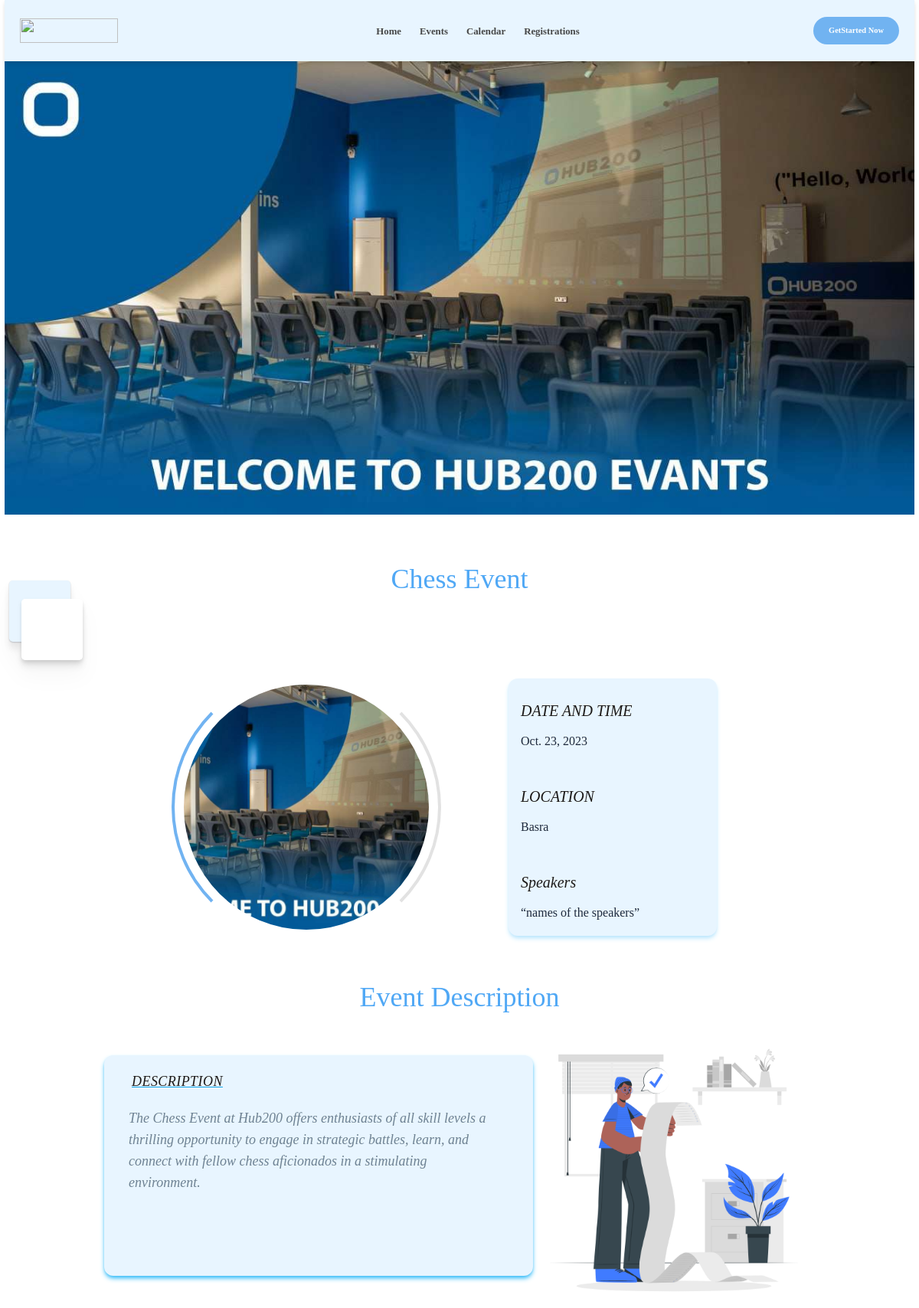
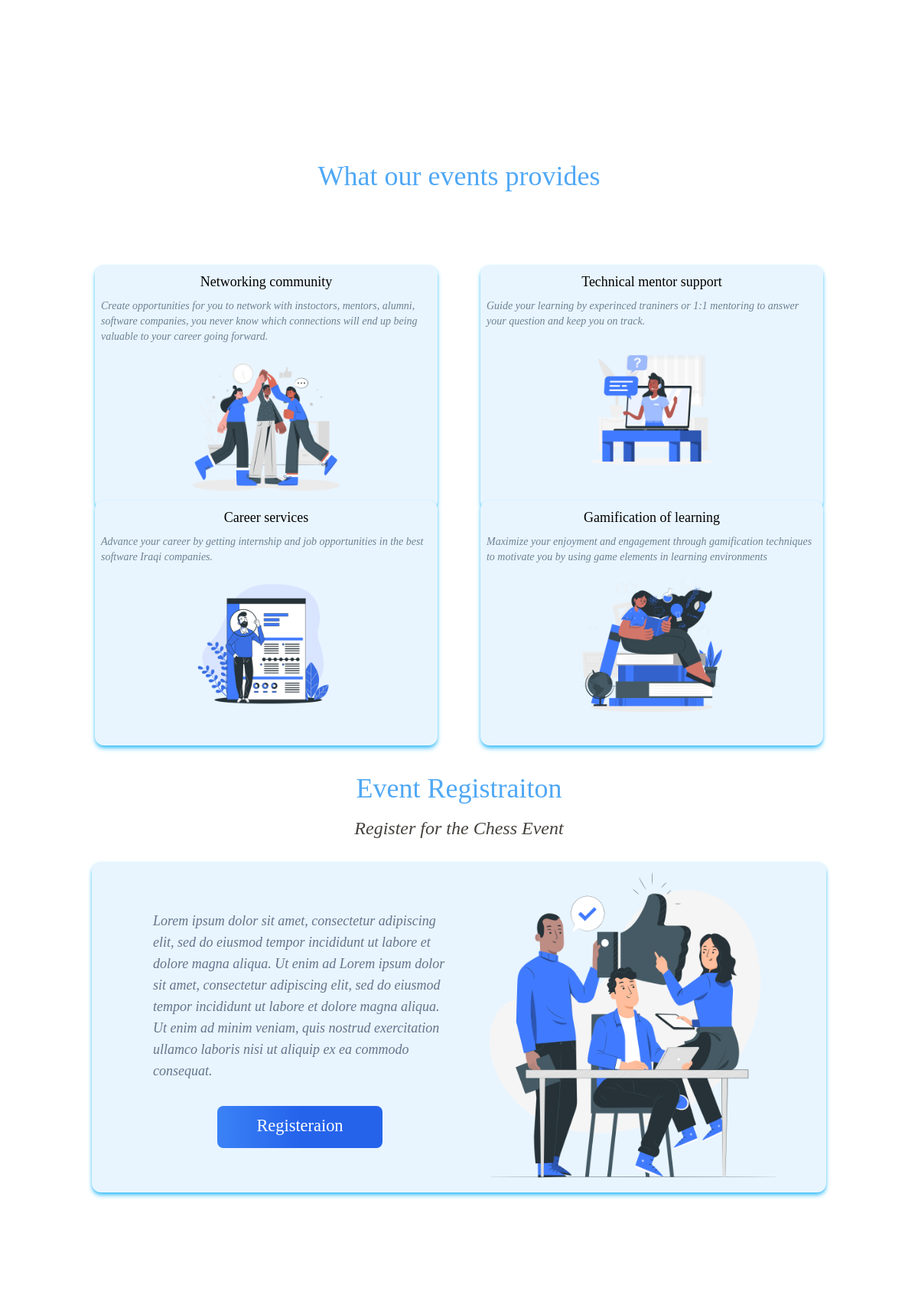
Screenshot of /display_event/2 (upper part) with the database file from the repository (2 pictures, top to bottom).
### ActivityEvents/models.py (models this page shows, shortened)
class Events(models.Model):
    title = models.CharField(max_length=50)
    description = models.TextField()
    event_date = models.DateField(default=timezone.now().date(),null=True)
    location = models.CharField(max_length=50)
    image = models.ImageField(upload_to='images/',null=True)
    status = models.BooleanField( default=True)

### ActivityEvents/views.py (the view)
# urls.py: path("display_event/<int:event_id>", views.display_event, name="display_event"),
def display_event(request,event_id):
    event = Events.objects.get(id=event_id)
    return render(request,'ActivityEvents/display_event.html',{'event':event})

### ActivityEvents/context_processors.py (called while the page is built)
def navigation_links(request):
    navigation_links = [
        {'text': 'Home', 'href': 'home'},
        {'text': 'Events', 'href': 'events'},
        {'text': 'Calendar', 'href': 'calendar'},
        {'text': 'Registrations', 'href': 'registrations'},
    ]
    return {'navigationlinks': navigation_links}

### ActivityEvents/templates/ActivityEvents/display_event.html (shortened to what this page needs)
{% extends "ActivityEvents/layout.html" %}
{% load static %}
{% block body %}
<section class="relative w-[99%] mx-auto flex flex-col justify-center items-center">
        <section class="xl:h-[30rem] lg:h-[37rem] md:h-[31rem]  w-full">
           <img class="w-full h-full " src="{% static 'ActivityEvents/details_image_page.jpg'%}" alt="">
        </section>
    <h1 class="mt-[4rem]  xl:text-5xl lg:text-4xl md:text-3xl font-medium text-[#50A8F5]">{{event.title}}</h1>
    <section class="pt-3 w-[99%]   xl:h-[28rem] lg:h-[26rem] md:h-[22rem]  flex flex-col justify-center items-center">
        <div class="w-full h-full flex justify-first items-first">
            <div class="xl:w-[5.5rem] xl:h-[5.5rem] lg:w-[5rem] lg:h-[5rem] md:w-[4.5rem] md:h-[4.5rem] bg-[#E8F5FF]  drop-shadow-xl shadow-[#BABDC2] shadow-sm  rounded-[0.3rem]  relative">
                <div class="xl:w-[5.5rem] xl:h-[5rem] lg:w-[5rem] lg:h-[5rem] md:w-[4.5rem] md:h-[4.5rem] bg-white  absolute mt-[1.5rem]  rounded-[0.3rem] left-[1rem] drop-shadow-md  "></div>
            </div>
</div>
        <div class="xl:w-[65rem] xl:h-[30rem] lg:w-[60rem] lg:h-[28rem] md:w-[55rem] md:h-[25rem] flex flex-row justify-center items-center relative ">
            <div class="content xl:w-[29rem] xl:h-[29rem] lg:w-[27rem] lg:h-[27rem] md:w-[25rem] md:h-[25rem] ml-[4rem] ">
                <div class=" xl:w-[22rem] xl:h-[22rem] lg:w-[20rem] lg:h-[20rem] md:w-[17rem] md:h-[17rem]  rounded-full  ">
                    <img class="w-full h-full rounded-full object-cover" src="{% static 'ActivityEvents/details_image_page.jpg'%}" alt="">
                </div>
            </div>
            <div id="post-1" class="xl:w-[19rem] xl:h-[23rem] lg:w-[17rem]  lg:h-[21rem] md:w-[15rem]  md:h-[19rem]   bg-[#E8F5FF] rounded-xl shadow-md overflow-hidden xl:mt-[3rem] lg:mt-[3rem] md:mt-[2.5rem]  shadow-sky-200 ml-[25rem] ">
                  <div class="p-2 ml-2 h-full w-full xl:mt-[2rem] lg:mt-[1rem]">
                    <h1 class="  text-indigo-500  text-stone-900 text-black-900 italic xl:text-2xl lg:text-xl md:text-lg mt-1 font-medium">DATE AND TIME</h1>
                    <p class=" mt-1 text-3g leading-tight text-slate-800 mt-4">{{event.event_date}} </p>
                    <br/>
                    <h1 class="  text-indigo-500  text-stone-900 text-black-900 xl:text-2xl lg:text-xl md:text-lg italic  mt-6 font-medium">LOCATION</h1>
                    <p class=" mt-1 text-3g leading-tight text-slate-800 mt-4">{{event.location}}</p>
                    <br/>
                    <h1 class="  text-indigo-500  text-stone-900 text-black-900 xl:text-2xl lg:text-xl md:text-lg italic  mt-6 font-medium">Speakers</h1>
                    <p class=" mt-1 text-3g leading-tight text-slate-800 mt-4">“names of the speakers”</p>
                  </div>
              </div>
        </div>
    </section>
    <section class="section-2  pt-3 w-[99%] xl:h-[30rem] lg:h-[28rem] md:h-[25rem] mt-[3rem] flex flex-col justify-center items-center ">
        <h1 class="mt-[3rem] mb-[1rem] xl:text-5xl lg:text-4xl md:text-3xl font-medium text-[#50A8F5]">Event Description</h1>
<div class="xl:w-[65rem] xl:h-[25rem] lg:w-[60rem] lg:h-[23rem] flex flex-row justify-center items-center">
        <div id="post-1" class="xl:w-[40rem] xl:h-[20rem] lg:w-[35rem] lg:h-[18rem] md:w-[33rem] md:h-[17.5rem] max-w-md  flex flex-row justify-center items-center bg-[#E8F5FF] rounded-xl shadow-md overflow-hidden md:max-w-2xl  p-3  shadow-sky-400">
                  <div class="p-2 w-full h-full">
                    <h1 class="uppercase tracking-wide text-sm text-indigo-500 text-stone-900 text-black-500 italic xl:text-xl lg:text-lg md:text-lg mb-2 ml-4 underline decoration-solid underline decoration-sky-500">Description</h1>
                    <p class="block mt-1 leading-tight text-[#6E8292] p-3 xl:text-xl lg:text-lg md:text-md mr-3 italic">{{event.description}}</p>
                  </div>
              </div>
<img class="xl:w-[25rem] xl:h-[25rem] lg:w-[23rem] lg:h-[23rem] md:w-[21rem] md:h-[21rem]" src="{% static 'ActivityEvents/Readinglistcuate.png' %}" alt="">
</div>
    </section>
    <section class="pt-3 w-[99%] xl:h-[50rem] lg:h-[45rem] md:h-[40rem] mt-[7rem] mb-[7rem] flex flex-col justify-center items-center">
        <h1 class="mt-[3rem] mb-[1rem] xl:text-5xl lg:text-4xl md:text-3xl font-medium text-[#50A8F5]">What our events provides</h1>
        <div class="xl:w-[65rem] xl:h-[27.5rem] lg:w-[60rem] lg:h-[25.5rem] grid grid-cols-2 grid-rows-2 gap-[3rem] mt-[5rem]">
                      <div class="xl:w-[30rem] xl:h-[21rem] lg:w-[28rem] lg:h-[20rem] md:w-[25rem] md:h-[17rem] max-w-md mx-auto bg-[#E8F5FF] rounded-xl shadow-md overflow-hidden md:max-w-2xl shadow-lg  shadow-sky-400">
                          <div class="p-2 w-full flex flex-col justify-center items-center">
                            <h1 class="xl:text-lg lg:text-lg md:text-md font-medium">Networking community</h1>
                            <p class="mt-2 text-[#6E8292] text-sm text-left italic">Create opportunities for you to network with instoctors, mentors, alumni, software companies, you never know which connections will end up being valuable to your career going forward.</p>
                            <img class="xl:w-[15rem] xl:h-[15rem] lg:w-[13rem] lg:h-[13rem] md:w-[10rem] md:h-[10rem]" src="{% static 'ActivityEvents/Teamspiritcuate.png' %}" alt="">
                          </div>
                      </div>
                      <div class="xl:w-[30rem] xl:h-[21rem] lg:w-[28rem] lg:h-[20rem] md:w-[25rem] md:h-[17rem] max-w-md mx-auto bg-[#E8F5FF] rounded-xl shadow-md overflow-hidden md:max-w-2xl shadow-lg  shadow-sky-400">
                        <div class="p-2 w-full flex flex-col justify-center items-center">
                          <h1 class="xl:text-lg lg:text-lg md:text-md font-medium">Technical mentor support</h1>
                          <p class="mt-2 text-[#6E8292] text-sm text-left italic">Guide your learning by experinced traniners or 1:1 mentoring to answer your question and keep you on track.</p>
                          <img class="xl:w-[15rem] xl:h-[15rem] lg:w-[13rem] lg:h-[13rem] md:w-[10rem] md:h-[10rem]" src="{% static 'ActivityEvents/ActiveSupportrafiki.png' %}" alt="">
                        </div>
                    </div>
                    <div class="xl:w-[30rem] xl:h-[21rem] lg:w-[28rem] lg:h-[20rem] md:w-[25rem] md:h-[17rem] xl:mt-[7rem] lg:mt-[5rem] md:mt-[1rem] max-w-md mx-auto bg-[#E8F5FF] rounded-xl shadow-md overflow-hidden md:max-w-2xl shadow-lg  shadow-sky-400">
                        <div class="p-2 w-full flex flex-col justify-center items-center">
                          <h1 class="xl:text-lg lg:text-lg md:text-md font-medium">Career services</h1>
                          <p class="mt-2 text-[#6E8292] text-sm text-left italic">Advance your career by getting internship and job opportunities in the best software Iraqi companies.</p>
                          <img class="xl:w-[15rem] xl:h-[15rem] lg:w-[13rem] lg:h-[13rem] md:w-[10rem] md:h-[10rem]" src="{% static 'ActivityEvents/Resumebro.png' %}" alt="">
                        </div>
                    </div>
                    <div class="xl:w-[30rem] xl:h-[21rem] lg:w-[28rem] lg:h-[20rem] md:w-[25rem] md:h-[17rem]  xl:mt-[7rem] lg:mt-[5rem] md:mt-[1rem] max-w-md mx-auto bg-[#E8F5FF] rounded-xl shadow-md overflow-hidden md:max-w-2xl shadow-lg  shadow-sky-400">
                        <div class="p-2 w-full flex flex-col justify-center items-center">
                          <h1 class="xl:text-lg lg:text-lg md:text-md font-medium">Gamification of learning</h1>
                          <p class="mt-2 text-[#6E8292] text-sm text-left italic">Maximize your enjoyment and engagement through gamification techniques to motivate you by using game elements in learning environments</p>
                          <img class="xl:w-[15rem] xl:h-[15rem] lg:w-[13rem] lg:h-[13rem] md:w-[10rem] md:h-[10rem]" src="{% static 'ActivityEvents/Knowledgecuate.png' %}" alt="">
                        </div>
                    </div>
        </div>
    </section>
    <section class="pt-3 w-[99%] xl:h-[40rem] lg:h-[35rem] lg:h-[30rem] mt-[5rem] mb-[5rem] flex flex-col justify-center items-center">
        <h1 class=" xl:text-5xl lg:text-4xl md:text-3xl text-[#50A8F5]">Event Registraiton</h1>
        <h1 class=" xl:text-2xl lg:text-2xl md:text-xl  mb-7 italic  text-stone-700 mt-[1rem] ">Register for the {{event.title}}</h1>
      <div class="xl:w-[65rem] xl:h-[30rem] lg:w-[60rem] lg:h-[27rem] md:w-[55rem] md:h-[24rem] flex flex-row justify-center items-center bg-[#E8F5FF] rounded-xl shadow-md mb-3  shadow-sky-400">
          <div class="p-8 xl:w-[30rem] xl:h-[30rem] lg:w-[28rem] lg:h-[28rem] flex flex-col justify-center items-center">
            <p class="mt-2 text-slate-500 xl:text-xl lg:text-lg md:text-md text-left mt-3 italic">Lorem ipsum dolor sit amet, consectetur adipiscing elit, sed do eiusmod tempor incididunt ut labore et dolore magna aliqua. Ut enim ad Lorem ipsum dolor sit amet, consectetur adipiscing elit, sed do eiusmod tempor incididunt ut labore et dolore magna aliqua. Ut enim ad minim veniam, quis nostrud exercitation ullamco laboris nisi ut aliquip ex ea commodo consequat.</p>
            <br/>
            <button type="button" class="text-white bg-gradient-to-r from-blue-500 via-blue-600 to-blue-600 hover:bg-gradient-to-br focus:ring-4 focus:outline-none focus:ring-blue-300 dark:focus:ring-blue-800 font-medium rounded-lg text-sm xl:px-[3.5rem] xl:py-[1rem] lg:px-[3.2rem] lg:py-[1rem] md:px-[2rem] md:py-[0.9rem]  text-center  mb-2 mt-2"><a class="text-[1.4rem]" href="{% url 'registrations' %}">Registeraion</a></button>
          </div>
          <img class="xl:w-[30rem] lg:w-[26rem] xl:w-[24rem] h-full" src="{% static 'ActivityEvents/Goodteampana.png' %}" alt="">
      </div>
    </section>
</section>
{% endblock %}

### ActivityEvents/static/ActivityEvents/styless.css (style rules this page uses)
body { font-family: "Proxima Nova", "Verdana", "Avenir Next"; }

### ActivityEvents/templates/ActivityEvents/display_event.html (style rules this page uses)
.content { border-radius: 50%; position: absolute; inset: 0; overflow: hidden; display: flex; justify-content: center; align-items: center; }
.content::before { content: ''; position: absolute; inset: 40px; border: 4px solid transparent; border-left: 4px solid #71B3F1; border-right: 4px solid #e2e2e2; border-radius: 50%; animation: animationcontent 5s linear infinite; z-index: 1; pointer-events: none; }

### rows the page displays
Events: title "Chess Event", event_date "Oct. 23, 2023", location "Basra", description "The Chess Event at Hub200 offers enthusiasts of all skill levels a thrilling opportunity to engage in strategic battles, learn, and connect with fellow chess aficionados in a stimulating environment."

### other values shown
{{ link.text }} "Home" "Events" "Calendar" "Registrations"
